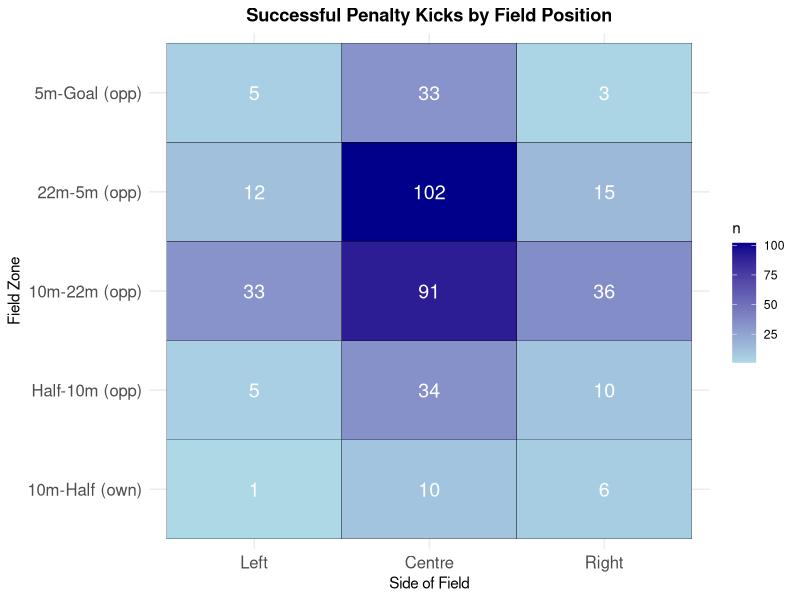
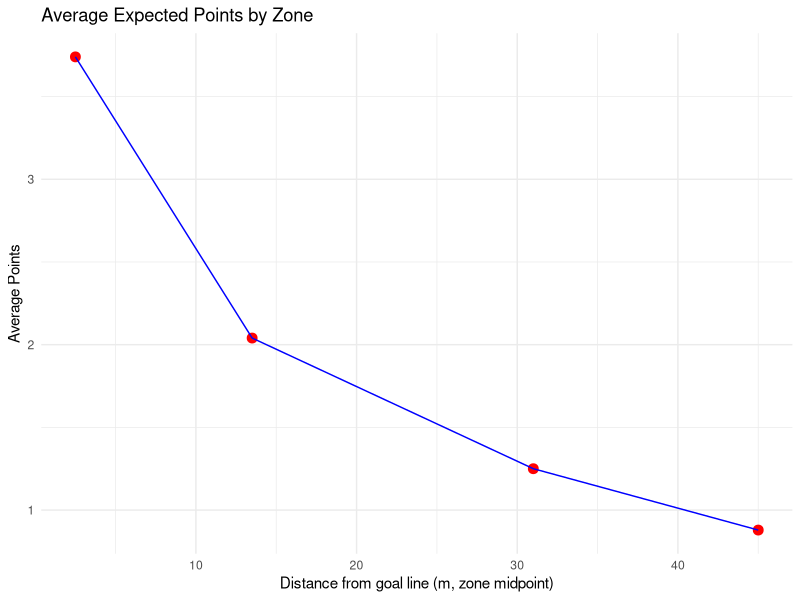
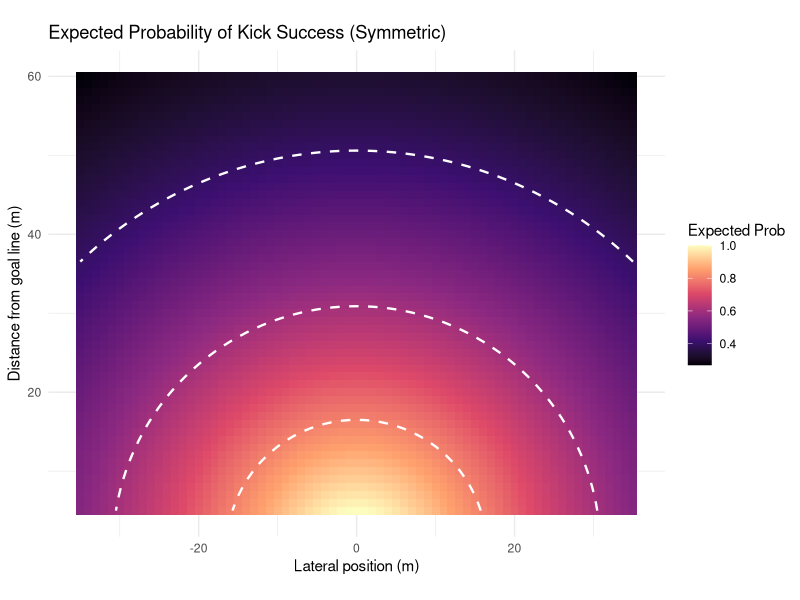
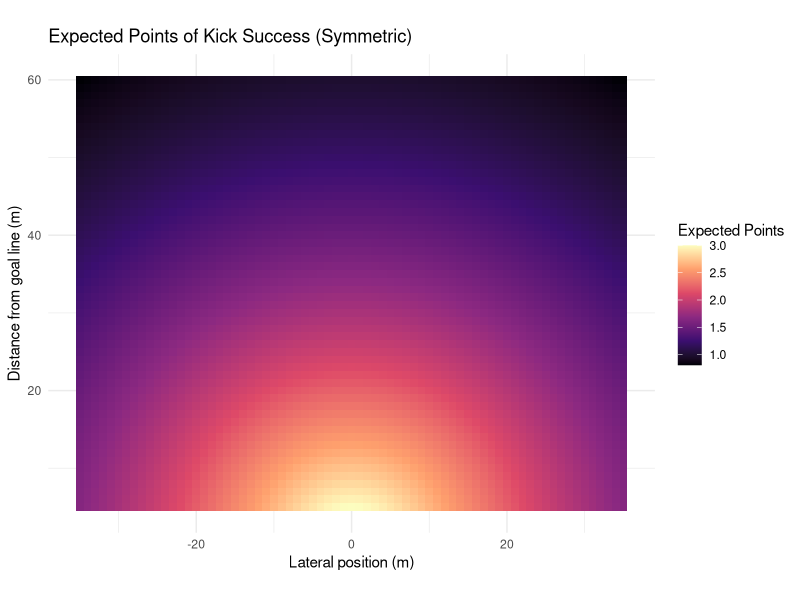
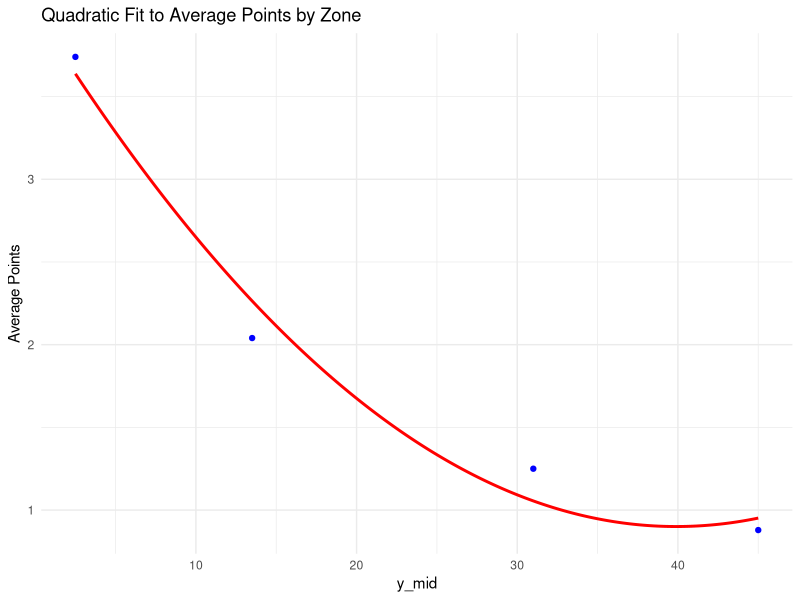
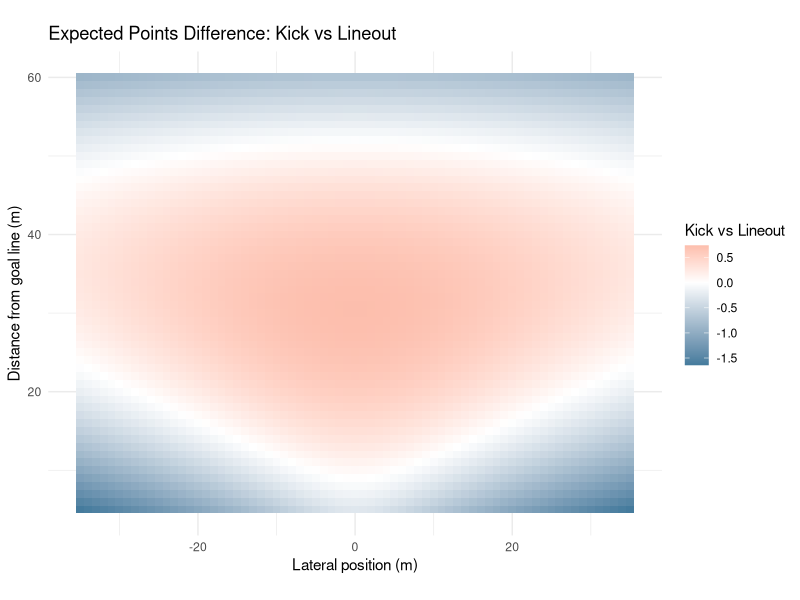
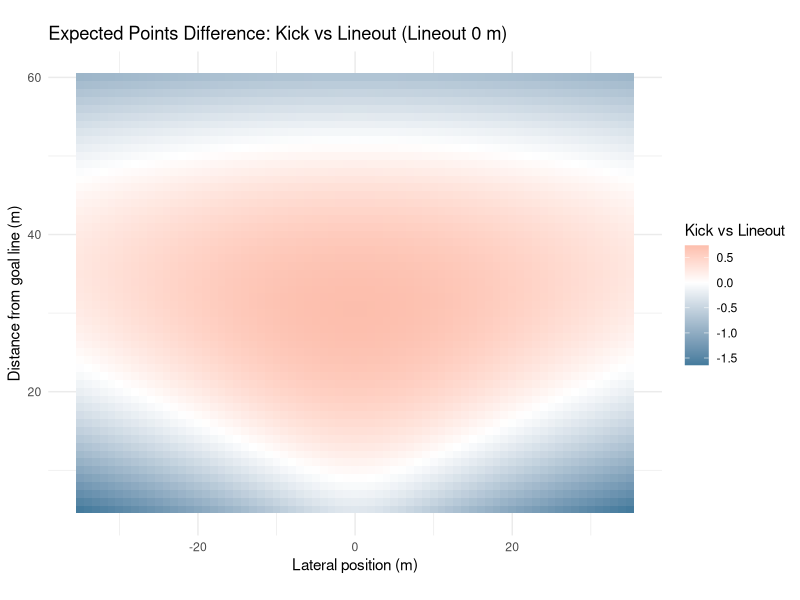
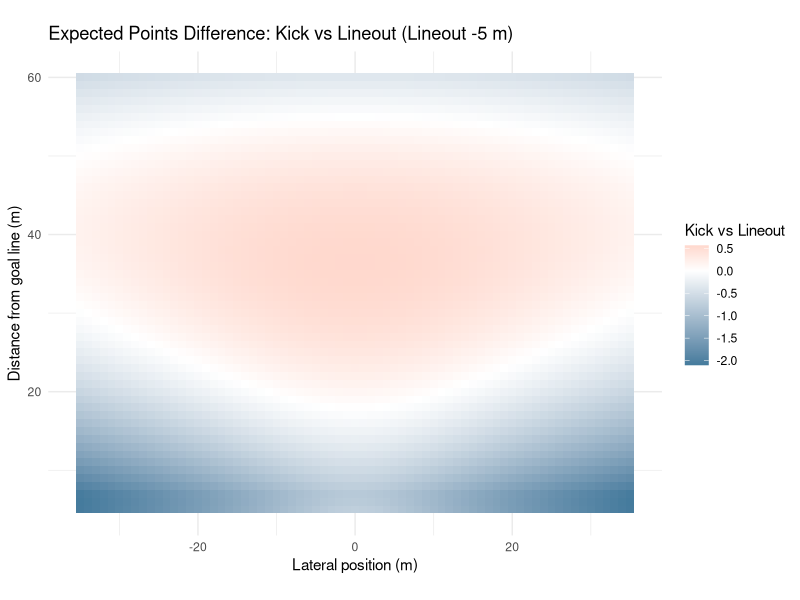

The R script that drew these images, in order:
##################
### REFERENCES ###
##################

## Links to Article
# https://www.data-ruck.com/blog/predicting-kicks-outcome/
# https://journals.sagepub.com/doi/10.1177/22150218251365220

## Data Download Link
# https://zenodo.org/api/records/13851563/files-archive


################
### PACKAGES ###
################

# install.packages("patchwork")
library(patchwork)

# install.packages("stringr")
library(stringr)

# install.packages("tidyverse")
library(tidyverse)


#################
### DATA LOAD ###
#################

# run from project directory (or within .Rproj)
phase_data = read_csv("data/phase_2018-19.csv")
# preview data
head(phase_data)

########################
### DATA EXPLORATION ###
#######################

# location where the phase began, determined determined by the metre lines dividing the pitch pitch
unique(phase_data$Location)

# period between subsequent rucks
unique(phase_data$Phase)

# location on the pitch where the phase began, determined by the lineout lines dividing the pitch
unique(phase_data$Side)

# how did the play start?
unique(phase_data$Play_Start)

# upon scoring, the event was assigned to all phases since the previous scoring event
unique(phase_data$Outcome)

# points difference (I'm assuming for whoever has possession of the ball)
## oftentimes this is from perspective of the home team, but if it flips back and forth w/ possession then you're right
unique(phase_data$Points_Difference)

# remove card data
phase_data <- phase_data %>%
  select(-Red_Cards_Own, -Red_Cards_Opp, -Yellow_Cards_Own, -Yellow_Cards_Opp)

# get restarts
restarts <- phase_data %>%
  filter(Play_Start == "Restart Kick", Phase ==1)

# list of unique restart locations
unique(restarts$Location)

# successfulpenalty kicks and locations
successful_penalty_kicks <- phase_data %>%
  arrange(ID) %>% 
  mutate(
    prev_location = lag(Location),          # previous play location
    prev_team = lag(Team_In_Poss),          # previous team in possession
    prev_side = lag(Side),                  # previous side
    score_change = Points_Difference - lag(Points_Difference),
    
    # flip certain "own" zones to "opp"
    prev_location = case_when(
      prev_location == "Goal-5m (own)"   ~ "5m-Goal (opp)",
      prev_location == "5m-22m (own)"    ~ "22m-5m (opp)",
      prev_location == "22m-10m (own)"   ~ "10m-22m (opp)",
      TRUE ~ prev_location
    )
  ) %>%
  # isolate for 3-point scores
  filter(
    abs(score_change) == 3
  ) %>%
  select(ID, Round, Home, Away, Location, prev_location, prev_team, prev_side, Points_Difference, Outcome)
# preview data
print(successful_penalty_kicks)


# mapping successful penalty kicks

zone_levels <- c("Goal-5m (own)", "5m-22m (own)", "22m-10m (own)", "10m-Half (own)",
                 "Half-10m (opp)", "10m-22m (opp)", "22m-5m (opp)", "5m-Goal (opp)")

successful_penalty_kicks <- successful_penalty_kicks %>%
  mutate(
    prev_location = factor(prev_location, levels = zone_levels),
    prev_side = factor(prev_side, levels = c("Left", "Centre", "Right"))
  )

field_counts <- successful_penalty_kicks %>%
  count(prev_location, prev_side)

ggplot(field_counts, aes(x = prev_side, y = prev_location, fill = n)) +
  geom_tile(color = "black") +
  geom_text(aes(label = n), color = "white", size = 5) +
  scale_fill_gradient(low = "lightblue", high = "darkblue") +
  labs(title = "Successful Penalty Kicks by Field Position",
       x = "Side of Field",
       y = "Field Zone") +
  theme_minimal() +
  theme(
    axis.text.x = element_text(size = 12),
    axis.text.y = element_text(size = 12),
    plot.title = element_text(hjust = 0.5, face = "bold")
  )

# expected points of lineout in different locations

phase_data <- phase_data %>%
  mutate(
    # extract signed numbers inside parentheses: (+3), (-3), etc.
    points = str_extract(Outcome, "[-+]?\\d+") %>% as.numeric(),
    
    # handle cases with no number (e.g. "no score", turnovers)
    points = ifelse(is.na(points), 0, points)
  )

zones <- c("Half-10m (opp)", "10m-22m (opp)", "22m-5m (opp)", "5m-Goal (opp)")

lineouts_clean <- phase_data %>%
  filter(
    Play_Start == "Lineout",
    Location %in% zones,
    Phase == 1
  ) %>%
  arrange(Round, Home, Away, Team_In_Poss, desc(Seconds_Remaining)) %>%
  group_by(Round, Home, Away, Team_In_Poss, Points_Difference, Outcome) %>%
  mutate(time_gap = lag(Seconds_Remaining) - Seconds_Remaining,
         too_close = !is.na(time_gap) & time_gap < 200) %>%
  slice_head(n = 1) %>%
  ungroup()

expected_points_by_zone <- lineouts_clean %>%
  group_by(Location) %>%
  summarise(
    n_phases = n(),
    avg_points = mean(points, na.rm = TRUE),
    total_points = sum(points, na.rm = TRUE),
    .groups = "drop"
)

print(expected_points_by_zone)

df <- tibble::tibble(
  y_mid = c(31, 13.5, 2.5, 45),
  avg_points = c(1.25, 2.04, 3.74, 0.879)
)

ggplot(df, aes(x = y_mid, y = avg_points)) +
  geom_point(size = 3, color = "red") +
  geom_line(group = 1, color = "blue") +
  labs(
    title = "Average Expected Points by Zone",
    x = "Distance from goal line (m, zone midpoint)",
    y = "Average Points"
  ) +
  theme_minimal()


# coefficients from logistic regression
beta_angle <- 0.45
beta_distance <- -0.022
intercept <- -1.78

x_vals <- seq(-35, 35, by = 1)
y_vals <- seq(5, 60, by = 1)
grid <- expand.grid(x = x_vals, y = y_vals)

# SET THIS AS DEFAULT VALUE, CORRECT IF NOT SO
post_half_width <- 2.81

# logistic function
logit_prob <- function(angle, distance) {
  1 / (1 + exp(-(beta_angle * angle + beta_distance * distance + intercept)))
}

compute_expected_points <- function(x, y, post_half_width = 2.81) {
  # positions of the posts along the x-axis
  left_post_x  <- -post_half_width
  right_post_x <-  post_half_width
  
  # distances to the posts from kicker at (x, y)
  angle_left  <- atan2(x + left_post_x, y)
  angle_right <- atan2(x - right_post_x, y)
  
  # angular width of target
  angle <- angle_right - angle_left
  
  # logistic probability
  distance <- sqrt(x^2 + y^2)
  prob_raw <- logit_prob(angle, distance)
  
  prob_raw
}

grid <- grid %>%
  mutate(
    prob_raw_pos = compute_expected_points(x, y),
    prob_raw_neg = compute_expected_points(-x, y),  # mirror kicker position
    prob_raw_max = pmax(prob_raw_pos, prob_raw_neg)
  ) %>%
  mutate(
    prob = prob_raw_max / max(prob_raw_max),
    expected_points = prob * 3
  )


# plot symmetric heatmap
thresholds <- c(0.8, 0.6, 0.4, 0.2)

ggplot(grid, aes(x = x, y = y, fill = prob)) +
  geom_tile() +
  geom_contour(aes(z = prob),
               breaks = thresholds,
               color = "white",
               linewidth = 0.8,
               linetype = "dashed") +
  scale_fill_viridis_c(option = "magma", name = "Expected Prob") +
  coord_fixed() +
  labs(
    title = "Expected Probability of Kick Success (Symmetric)",
    x = "Lateral position (m)",
    y = "Distance from goal line (m)"
  ) +
  theme_minimal()


ggplot(grid, aes(x = x, y = y, fill = expected_points)) +
  geom_tile() +
  scale_fill_viridis_c(option = "magma", name = "Expected Points") +
  coord_fixed() +
  labs(
    title = "Expected Points of Kick Success (Symmetric)",
    x = "Lateral position (m)",
    y = "Distance from goal line (m)"
  ) +
  theme_minimal()


# lineout expected points

expected_points_by_zone <- tibble(
  Location = c("10m-22m (opp)", "22m-5m (opp)", "5m-Goal (opp)", "Half-10m (opp)"),
  y_mid = c(31, 13.5, 2.5, 45),
  avg_points = c(1.25, 2.04, 3.74, 0.879)
)

# fit quadratic function
quad_fit <- lm(avg_points ~ poly(y_mid, 2, raw = TRUE), data = expected_points_by_zone)

y_dense <- seq(min(expected_points_by_zone$y_mid),
               max(expected_points_by_zone$y_mid), length.out = 500)

fitted_dense <- predict(quad_fit, newdata = data.frame(y_mid = y_dense))

ggplot() +
  geom_point(data = expected_points_by_zone, aes(x = y_mid, y = avg_points), color = "blue") +
  geom_line(aes(x = y_dense, y = fitted_dense), color = "red", linewidth = 1) +
  labs(title = "Quadratic Fit to Average Points by Zone",
       x = "y_mid",
       y = "Average Points") +
  theme_minimal()

interpolate_quad <- function(x) {
  predict(quad_fit, newdata = data.frame(y_mid = x))
}

grid <- grid %>%
  mutate(
    avg_points_interp = interpolate_quad(y),
    point_diff = expected_points - avg_points_interp
  )

# graph of if the lineout takes place at the same distance from goal as kick
ggplot(grid, aes(x = x, y = y, fill = point_diff)) +
  geom_tile() +
  scale_fill_gradient2(
    low = "#457B9D",    # darker blue for negative
    mid = "white",       # zero
    high = "#E76F51",   # darker orange/red for positive
    midpoint = 0,
    name = "Kick vs Lineout"
  ) +
  coord_fixed() +
  labs(
    title = "Expected Points Difference: Kick vs Lineout",
    x = "Lateral position (m)",
    y = "Distance from goal line (m)"
  ) +
  theme_minimal()

# with a y shift

y_shifts <- c(0, -5, -10, -15, -20)

plots <- lapply(y_shifts, function(shift) {
  
  grid_shifted <- grid %>%
    mutate(
      avg_points_interp = pmin(interpolate_quad(y + shift), 3.74),  # cap at 3.74
      point_diff = expected_points - avg_points_interp
    )
  
  ggplot(grid_shifted, aes(x = x, y = y, fill = point_diff)) +
    geom_tile() +
    scale_fill_gradient2(
      low = "#457B9D",    # darker blue for negative
      mid = "white",       # zero
      high = "#E76F51",   # darker orange/red for positive
      midpoint = 0,
      name = "Kick vs Lineout"
    ) +
    coord_fixed() +
    labs(
      title = paste("Expected Points Difference: Kick vs Lineout (Lineout", shift, "m)"),
      x = "Lateral position (m)",
      y = "Distance from goal line (m)"
    ) +
    theme_minimal()
})

plots[[1]]
plots[[2]]
plots[[3]]
plots[[4]]
plots[[5]]